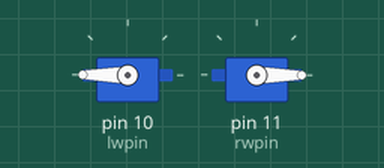
Simulated run of this sketch. Board: Arduino Uno, built with avr-gcc and run on an emulated ATmega328P. Parts: 2 × servo.

Above: at 0.05 s.
At 1.5 s:
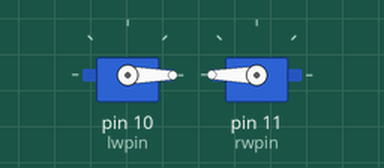
At 3.0 s:
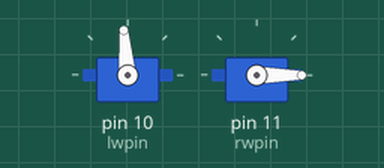
At 6.0 s:
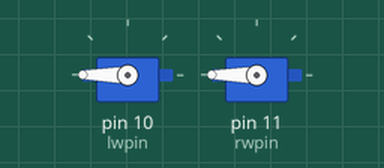
Timing chart, 0 to 7.8 s (numbered marks = the images above):
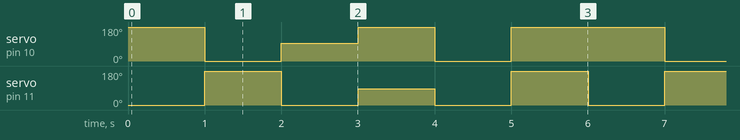

The sketch:

birdbot-dancing.ino
```cpp
#include <Servo.h>

//intializing objects
Servo leftWheel;
Servo rightWheel;
//end init obj

int lwpin = 10;
int rwpin = 11;

void setup() {
  leftWheel.attach(lwpin);
  rightWheel.attach(rwpin);
}


void loop()
{
  go_forward();
  delay(1000);//save the arduino
  go_backward();
  delay(1000);//save the arduino
  steerLeft();
    delay(1000);//save the arduino
  steerRight();
    delay(1000);//save the arduino
  turnLeft();
    delay(1000);//save the arduino
  turnRight();
    delay(1000);//save the arduino

}

void go_forward()
{
  leftWheel.write(180);
  rightWheel.write(0);
}

void go_backward()
{
  leftWheel.write(0);
  rightWheel.write(180);
}

void steerLeft()
{
  leftWheel.write(95);
  rightWheel.write(0);
}

void steerRight()
{
  leftWheel.write(180);
  rightWheel.write(85);
}

void turnLeft()
{
  leftWheel.write(0);
  rightWheel.write(0);
}

void turnRight()
{
  leftWheel.write(180);
  rightWheel.write(180);
}
```

Measured:
- by itself, servo on pin 10 (lwpin): repeats every 6.0 s: 95° 1.0 s, 180° 1.0 s, 0° 1.0 s, 180° 2.0 s, 0° 1.0 s
- by itself, servo on pin 11 (rwpin): repeats every 6.0 s: 0° 1.0 s, 85° 1.0 s, 2 × (0° 1.0 s, 180° 1.0 s)
